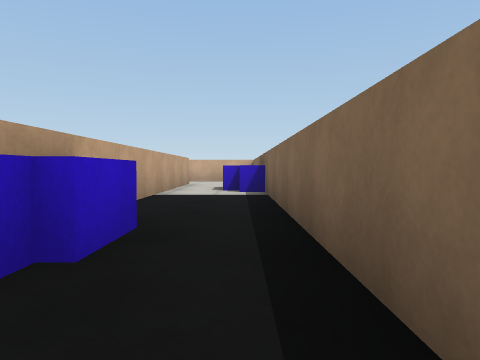
view 1 (above)

16 first-person views from a walk through a Gazebo world. The camera is 0.52 m above the floor, tilts 2° down and sees 70° across. The floor is counted in squares, 1 m on a side. Each view is taken from the middle of a square. On the plan, view 1 faces up. The plan holds only what a view shows up to about 9 squares ahead; the rest is blank.

view 2
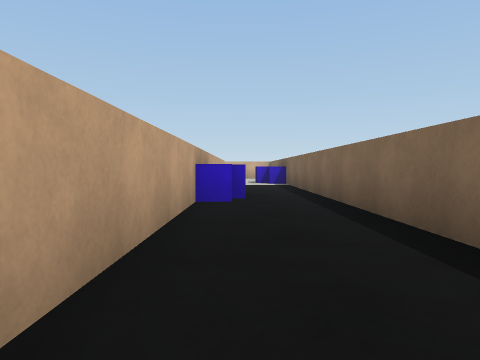

view 3
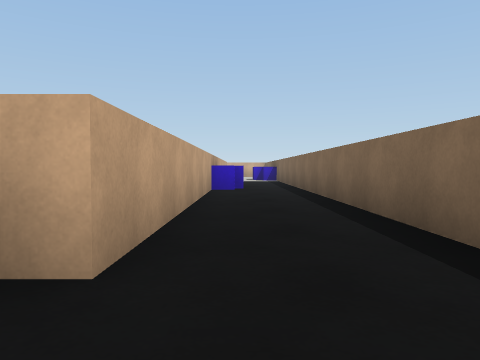

view 4
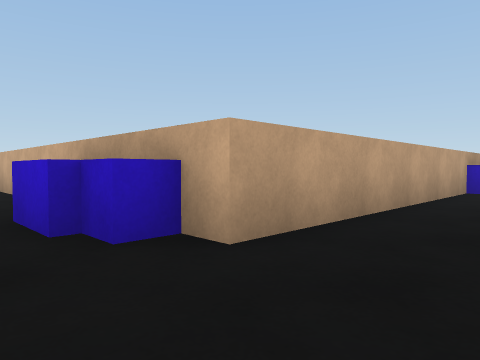

view 5
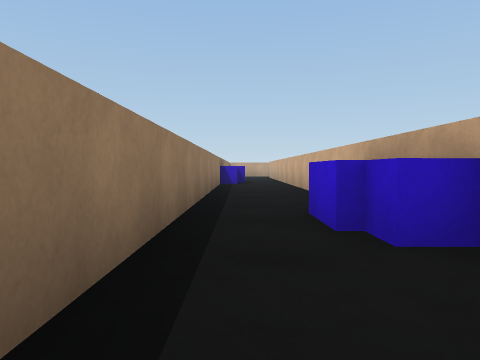

view 6
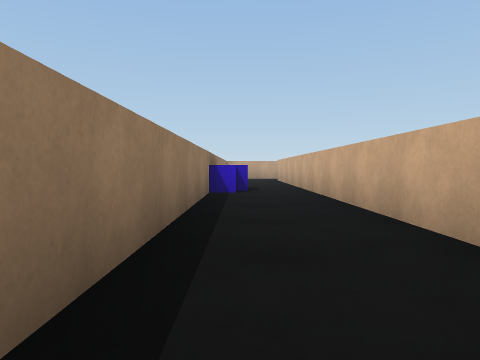

view 7
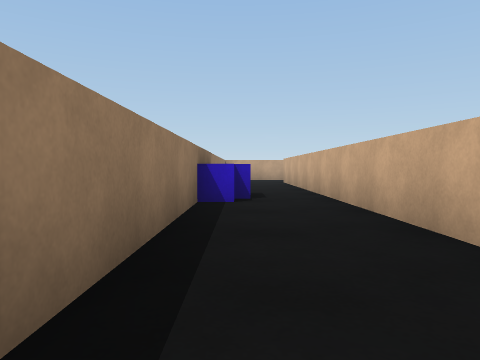

view 8
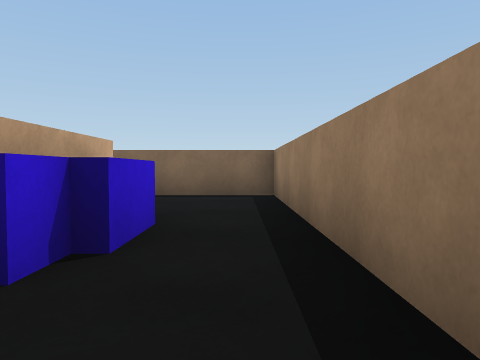

view 9
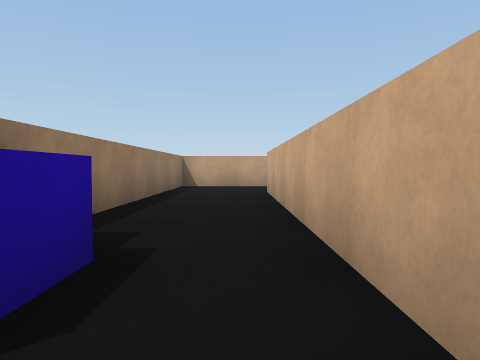

view 10
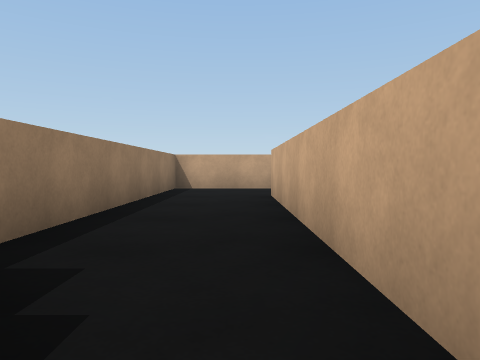

view 11
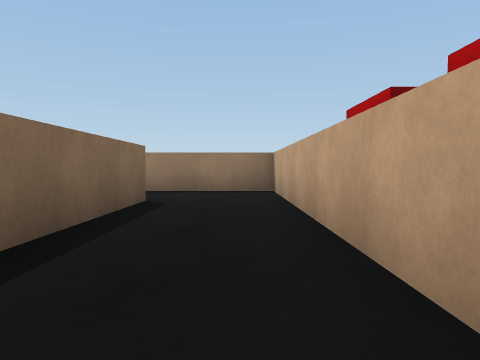

view 12
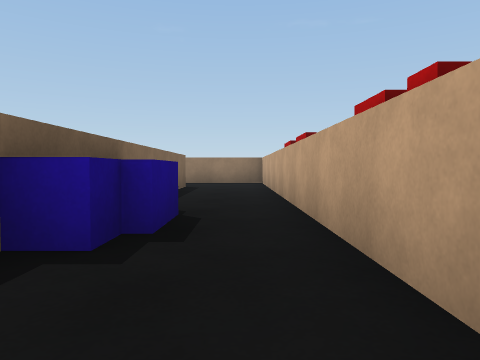

view 13
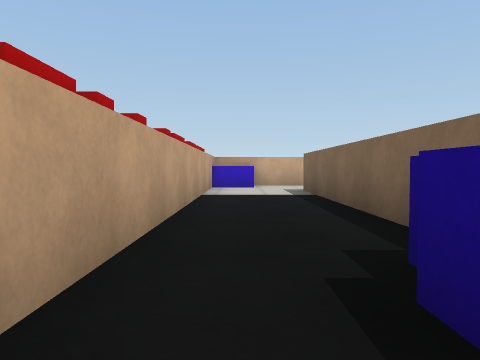

view 14
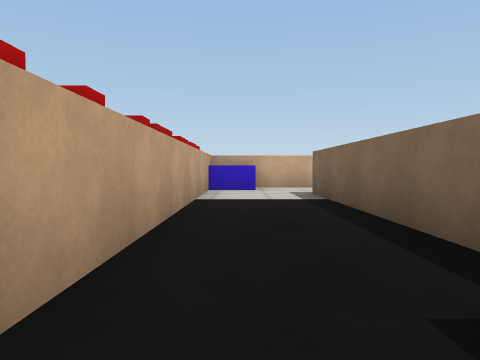

view 15
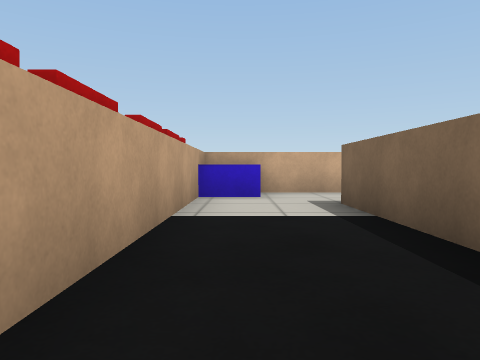

view 16
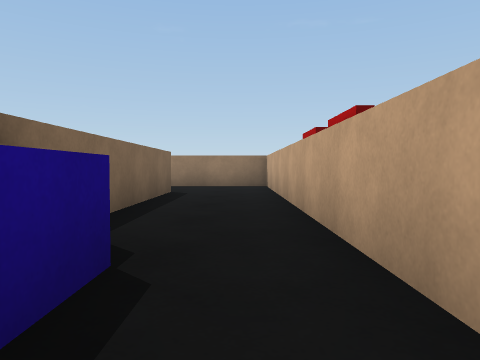

### Floor plan
Ten units are one square. View 1 is at (0, 0); x grows to the right and y downward. Boxes are objects, and circles mark ways between rooms. Rooms are numbered by the first view taken in them; rooms with no view inside come last. Other rooms are left out.
<svg viewBox="-213 -97 224 180">
<path fill="none" stroke="#000" d="M-23 54 -23 60M-11 -13 -18 -13M-17 -16 -17 54M-24 77 6 77 6 -15M-39 60 -45 60M-112 70 -112 78M-28 62 -40 62M-116 77 -24 77M-23 60 -29 60M-17 54 -116 54M-130 68 -121 68M-129 77 -118 77M-208 5 -208 77 -132 77M-116 54 -185 54 -185 4M-208 -85 -208 5M-191 -12 -191 -19 -185 -19M-196 -92 -208 -92M-193 -1 -193 -14M-185 4 -185 -81M-9 -30 -9 -19M0 -80 -5 -80M-17 -75 -17 -16M-11 -20 -11 -13M6 -15 6 -75 0 -75"/>
<circle cx="-30" cy="70" r="3" fill="#2a7"/>
<circle cx="0" cy="-20" r="3" fill="#2a7"/>
<circle cx="-120" cy="60" r="3" fill="#2a7"/>
<circle cx="-200" cy="0" r="3" fill="#2a7"/>
<text x="-10" y="30">1</text>
<text x="-70" y="70">2</text>
<text x="-180" y="60">3</text>
<text x="-200" y="-50">4</text>
<text x="0" y="-50">5</text>
</svg>
Room 1 opens to room 2. Room 1 opens to room 5. Room 2 opens to room 3. Room 3 opens to room 4.

Where each view was taken, in squares from view 1:
view 1: 0 up, 0 right, facing up
view 2: 4 down, 1 left, facing up
view 3: 7 down, 1 left, facing up
view 4: 7 down, 0 right, facing up-left
view 5: 7 down, 0 right, facing left
view 6: 7 down, 4 left, facing left
view 7: 7 down, 6 left, facing left
view 8: 7 down, 6 left, facing right
view 9: 6 down, 11 left, facing left
view 10: 6 down, 12 left, facing left
view 11: 0 up, 20 left, facing down
view 12: 4 up, 20 left, facing down
view 13: 0 up, 20 left, facing up
view 14: 1 up, 20 left, facing up
view 15: 3 up, 20 left, facing up
view 16: 2 up, 20 left, facing down
